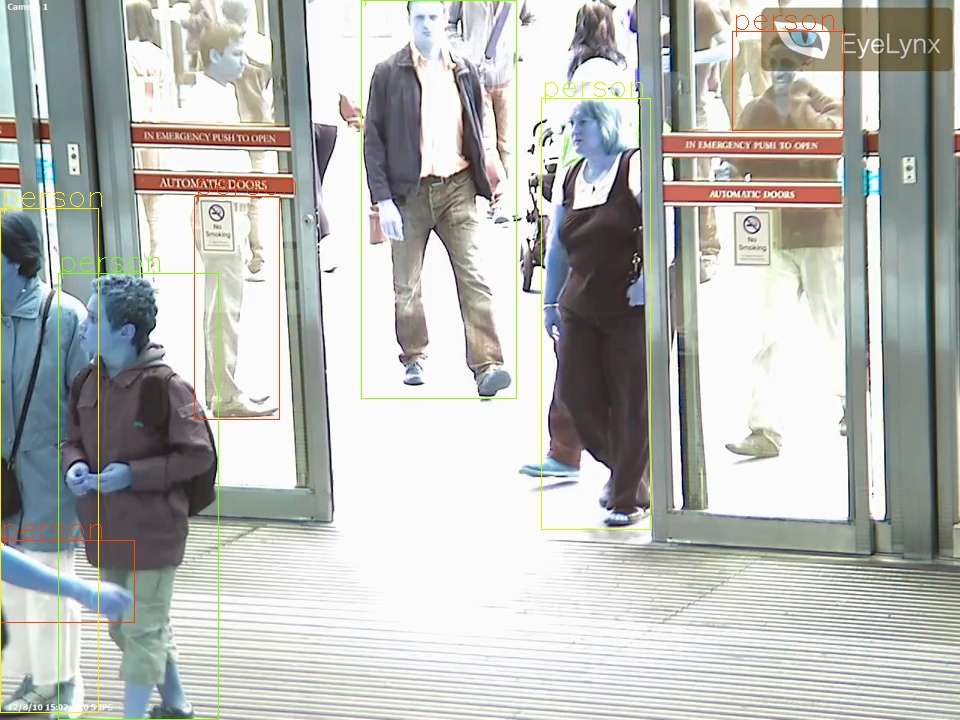
#> input picture obj_det/frame0.jpg, 960 x 720 px; its folder holds only this picture in this run
$ python face_extraction.py
#> lines starting #> are read from the running program, lines starting #| are printed output that depends on the picture
#> (reads obj_det.csv from the repository)
import cv2
import numpy as np
import os
import pandas as pd
import ast
from retinaface import RetinaFace  # Assuming you have the RetinaFace library installed

# Function to extract objects and faces
def extract_and_save_objects_and_faces(dataset, output_folder):
    # Create output folder if it doesn't exist
#> called with output_folder = 'objects_and_faces_detected'
    os.makedirs(output_folder, exist_ok=True)

    for i in range(len(dataset)):
        # Load the frame
        frame = os.path.join('obj_det', f'frame{i}.jpg')
        image = cv2.imread(frame)
#> image is the input picture: shape (720, 960, 3); mean B, G, R 181.7, 185.5, 183.4

        boxes = obj_det['boxes'][i]
        boxes = ast.literal_eval(boxes)
        boxes = np.array(boxes)

        # Initialize the object counter
        obj_count = 0

        for j, box in enumerate(boxes):
            # Extract object coordinates
            x, y, width, height = box
            width = width - x
            height = height - y

            # Crop the object
            obj = image[int(y):int(y+height), int(x):int(x+width)]
            if obj.shape[0] == 0 or obj.shape[1] == 0:
                continue

            # make directory for each frame
            os.makedirs(os.path.join(output_folder, f'frame_{i}'), exist_ok=True)

            # Perform face detection on the object
            faces_info = RetinaFace.detect_faces(obj)
            # print size of tuple face_info
            # print(faces_info)
            if type(faces_info) == tuple:
                continue

            for k, box_info in enumerate(faces_info):
                # Extract the face bounding box coordinates
                # print(k, box_info)
                face_bbox = faces_info['face_1']['facial_area']
                x, y, width, height = face_bbox
                width = width - x
                height = height - y

                # Crop and save the face
                face = obj[int(y):int(y+height), int(x):int(x+width)]
                output_path = os.path.join(output_folder, f'frame_{i}', f'object_{j}_face_{k}.jpg')
                cv2.imwrite(output_path, face)

                # Extract and save facial landmarks, facial area as CSV
                # landmarks = faces_info['face_1']['landmarks']
                # landmarks should be co-ordinates of face, with respect to whole frame, not just object, so update face-bbox
                minx_face_bbox = box[0]
                miny_face_bbox = box[1]
                landmarks = face_bbox
                landmarks_df = pd.DataFrame(landmarks).T
                landmarks_df[0] += minx_face_bbox
                landmarks_df[1] += miny_face_bbox
                landmarks_df[2] += minx_face_bbox
                landmarks_df[3] += miny_face_bbox
                landmarks_csv_path = os.path.join(output_folder, f'frame_{i}', f'object_{j}_face_{k}_landmarks.csv')
                landmarks_df.to_csv(landmarks_csv_path, index=False)
#> this loop made 1 pass
#> pass 1, in extract_and_save_objects_and_faces, `obj = image[int(y):int(y+height), int(x):int(x+width)]`:
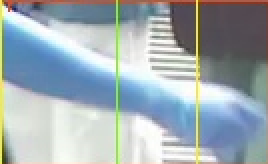
#> obj: shape (82, 134, 3) (shown 2 times larger); mean B, G, R 178.1, 172.3, 159.6

# Example usage with the provided dataset
obj_det = pd.read_csv('obj_det.csv')  # Load the dataset

output_folder = 'objects_and_faces_detected'  # Define your output folder

extract_and_save_objects_and_faces(obj_det, output_folder)
#> (the call stopped at in extract_and_save_objects_and_faces, `faces_info = RetinaFace.detect_faces(obj)`: retinaface is not available in this run)
